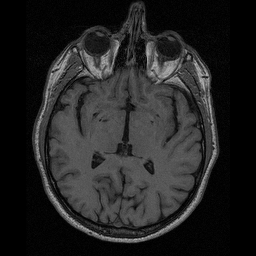
#> input picture data/lab-01-data/brain-slice40.tiff, 256 x 256 px; its folder holds 4 pictures in this run
$ jupyter execute --allow-errors lab_01_segmentation-good.ipynb   (shell and % lines are left out)
#> lines starting #> are read from the running program, lines starting #| are printed output that depends on the picture; after the words box and inside, x2 and y2 are one past the last pixel; in counts of white or black regions, pixels touching at a corner belong together
# [IAPR 2020:][iapr2020] Lab 1 ‒  Image segmentation

**Author:** first name and last name
**Due date:** 26.03.2020

[iapr2018]: https://github.com/LTS5/iapr-2020

## Extract relevant data
We first need to extract the `lab-01-data.tar.gz` archive.
To this end, we use the [tarfile] module from the Python standard library.

[tarfile]: https://docs.python.org/3.6/library/tarfile.html

[cell 1]
import tarfile
import os

data_base_path = os.path.join(os.pardir, 'data')
data_folder = 'lab-01-data'
tar_path = os.path.join(data_base_path, data_folder + '.tar.gz')
#> (the rest of this cell did not finish here and is left out)

## Part 1: Brain segmentation

Your goal: compute the size of the brain (in pixels) in a 2D image of a human head taken by Magnetic Resonance Imaging (MRI).
* Try as many methods as you can, the more the better.
* At least region growing and contour detection.

### 1.1 Brain image visualization

[cell 2]
import numpy as np

[cell 3]
import skimage.io, skimage.measure
import matplotlib.pyplot as plt

# Load image
data_path = os.path.join(data_base_path, data_folder)
brain_im = skimage.io.imread(os.path.join(data_path, 'brain-slice40.tiff'))
#> brain_im is the input picture: shape (256, 256); min 0, max 189, mean 35.2
im_h, im_w = brain_im.shape
#> im_h = 256; im_w = 256

fig, ax = plt.subplots(1, 1, figsize=(6, 6))
ax.imshow(brain_im, cmap='gray')
ax.set_title('MRI brain image ({} px, {} px)'.format(im_h, im_w))
ax.axis('off')
plt.plot([80],[157], marker="x")
plt.show()
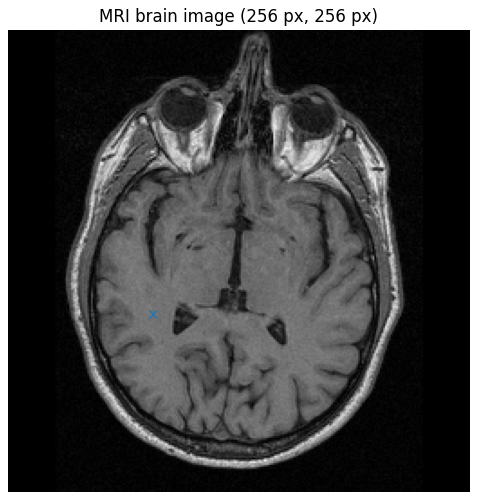
#> figure drawn by matplotlib, 1 panel

### 1.2 Region growing
We implement region growing by first thresholding the image (this replaces the homogeneity criterion), and then growing the region starting from an origin point manually selected.

First, threshold the image:

[cell 4]
# Manually chosen point of reference in the brain region
orig = [157, 80]
# reference intensity around this point
base_lev = np.mean(brain_im[152:162,75:85])
#> base_lev = 85.92
thresh = 20
# min_thresh = base_lev - 30
# max_thresh = base_lev + 20

# threshold image around reference intensity
mask = np.logical_and(brain_im >= base_lev - thresh, brain_im <= base_lev + thresh)
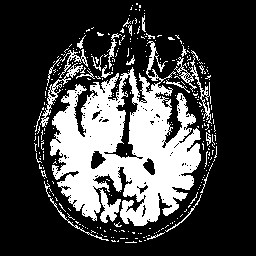
#> mask: shape (256, 256) bool; 26% white; 297 white regions (271 under 20 px), largest, box (x1, y1, x2, y2) and area: (50, 41, 201, 226) 13866, (174, 50, 212, 124) 422, (40, 63, 83, 127) 362

Display the thresholded image:

[cell 5]
fig, ax = plt.subplots(1, 1, figsize=(6, 6))
ax.imshow(brain_im, cmap='gray')
ax.imshow(mask)
ax.set_title('MRI brain image ({} px, {} px)'.format(im_h, im_w))
ax.axis('off')
plt.plot([orig[1]],[orig[0]], marker="x")
plt.show()

Now, grow region starting from reference point:

[cell 6]
to_be_explored = [tuple(orig)]
explored = set()
brain = set()
#> (the rest of this cell did not finish here and is left out)

Display the grown brain region:

[cell 7]
fig, axs = plt.subplots(1, 2, figsize=(12, 6))

# display original image
axs[0].imshow(brain_im, cmap='gray')
axs[0].set_title('MRI brain image ({} px, {} px)'.format(im_h, im_w))
axs[0].axis('off')

# display grown brain region
#> (the rest of this cell did not finish here and is left out)

As we can see, the brain is almost perfect but for a small region between the nose and eye. Let's look at this region in more detail.

[cell 8]
fig, axs = plt.subplots(1, 2, figsize=(12, 6))

# display original image
axs[0].imshow(brain_im, cmap='gray')
axs[0].set_title('MRI brain image - zoom')
axs[0].plot([158], [83], marker='x')
axs[0].axis('off')
axs[0].set_xlim((140, 170))
axs[0].set_ylim((100, 50))

# display grown brain region
#> (the rest of this cell did not finish here and is left out)

Apparently this extra region added to the brain is due to one single pixel that connects it to the brain.

This problem might possibly be removed by tuning the threshold, but this would have to be done by hand and would not be robust.

However, knowing the structure of the brain, it is reasonable to suppose that the brain is only made of (relatively) thick parts. Therefore we can decide that any pixel that is the only connection between two regions of the brain should be removed, thus disconnecting the regions.

To implement this, we use the function skimage.measure.label, which labels each pixel with a region id (one region id per connected region of equal values).
We try removing each pixel of the brain, and count the connected regions resulting from this removal. If one additional region is created by removing the pixel, then the pixel is permanently removed from the brain.
Finally we keep only the main brain region (the one that contains the reference point).

[cell 9]
# function that counts the number of connected regions:
def nb_labels(mask):
    ls = set()
    labs = skimage.measure.label(mask)
    for l in (j for line in labs for j in line):
        ls.add(l)
    return len(ls)

#> (a cell that did not finish here is left out)

So far their are only two regions (brain and non-brain).

Now we remove from brain_mask_connected the pixels that connect two distinct regions.

[cell 11]
for (i,j) in brain:
    save_val = brain_mask[i,j]
    # try removing pixel (i,j)
    brain_mask[i,j] = False
    # count resulting regions
    n_reg = nb_labels(brain_mask)
    if n_reg > 2:   # in this case the pixel removal increased the number of regions
        # remove this pixel
        brain_mask_connected[i,j] = False
    else:
        # keep this pixel
        brain_mask_connected[i,j] = save_val
    # restore original brain_mask
    brain_mask[i,j] = save_val

Now, label the resulting connected regions and only retain the one that contains the reference pixel.

#> (a cell that did not finish here is left out)

[cell 13]
fig, axs = plt.subplots(1, 2, figsize=(12, 6))

# display original image
axs[0].imshow(brain_im, cmap='gray')
axs[0].set_title('Original MRI brain image')
axs[0].axis('off')

# display grown brain region
#> (the rest of this cell did not finish here and is left out)

Finally, compute the size of the brain:

#> (a cell that did not finish here is left out)

### 1.3 Contour detection
Add your implementation and discussion

### 1.4 Additional method(s)
Add your implementation and discussion

## Part 2: Shape/color segmentation

You will find hereafter three pictures taken under three different illuminations, containing some shapes with different colors. We ask you to create a routine to:

1. Count the number of shapes of each color.
2. Compute the total area (in pixels) of each color.

Please note that one specific challenge is to be robust to illumination changes. Therefore some kind of intensity normalization should probably be used.

**Note:** the routine(s) that you will write for this exercise will be useful for the final project as well, so pay special attention to it.

### 2.1 Visualization

[cell 15]
from scipy.signal import argrelextrema

[cell 16]
data_path =  os.path.join(os.pardir, 'data', 'lab-01-data')

[cell 17]
# Load images
im_names = ['arena-shapes-01', 'arena-shapes-02', 'arena-shapes-03']
filenames = [os.path.join(data_path, name) + '.png' for name in im_names]
ic = skimage.io.imread_collection(filenames)
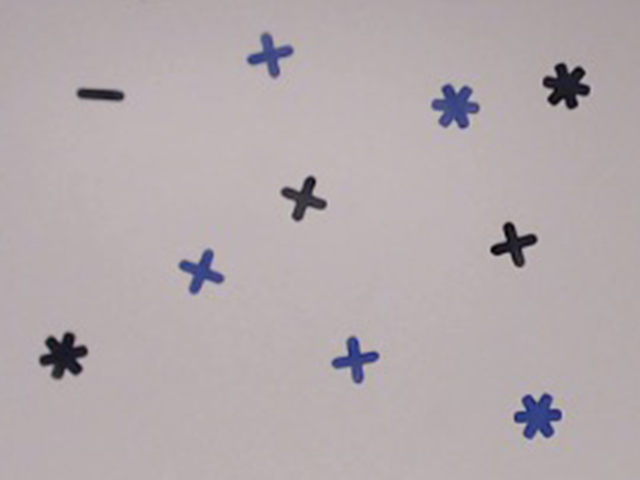
#> input picture data/lab-01-data/arena-shapes-01.png, 640 x 480 px
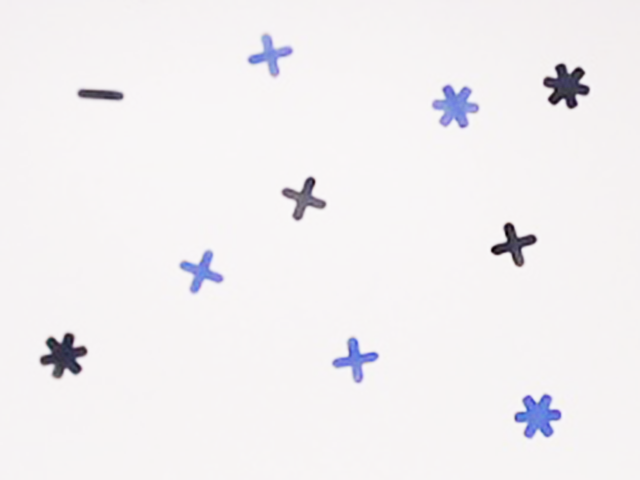
#> input picture data/lab-01-data/arena-shapes-02.png, 640 x 480 px
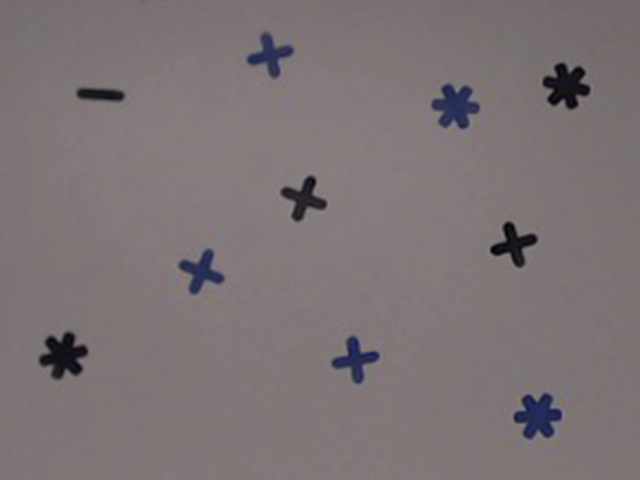
#> input picture data/lab-01-data/arena-shapes-03.png, 640 x 480 px
#> ic = 3 items
images = skimage.io.concatenate_images(ic)
print('Number of images: ', images.shape[0])
#| Number of images:  3
print('Image size: {}, {} '.format(images.shape[1], images.shape[2]))
#| Image size: 480, 640
print('Number of color channels: ', images.shape[-1])
#| Number of color channels:  3

[cell 18]
# Plot images
fig, axes = plt.subplots(1, 3, figsize=(12, 12))
for ax, im, nm in zip(axes.ravel(), images, im_names):
    ax.imshow(im)
    ax.axis('off')
    ax.set_title(nm)
#> this loop made 3 passes
#> nm on passes 1 to 3: 'arena-shapes-01', 'arena-shapes-02', 'arena-shapes-03'
plt.show()

[cell 19]
im2 = np.array([[v for v in l] for l in im])
#> im2 is the input picture: shape (480, 640, 3); mean R, G, B 123.8, 115.2, 117.3

[cell 20]
im2[350:360, 55:65, :] = 255
#> im2: shape (480, 640, 3); 0.03% of pixels changed, all inside (x1, y1, x2, y2) = (55, 350, 65, 360)
plt.figure()
plt.imshow(im2)
plt.plot([61], [355], marker="x")
plt.plot([200], [269], marker="x")
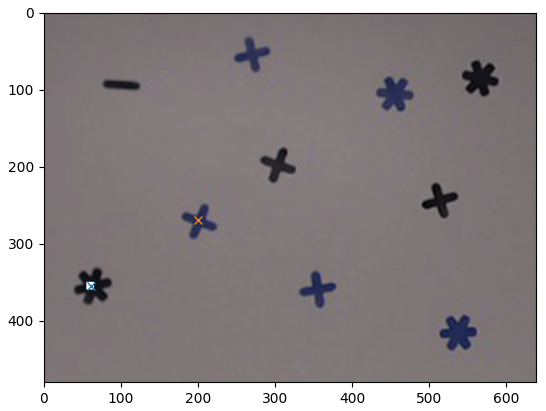
#> figure drawn by matplotlib, 1 panel

[cell 21]
black = (355, 61)
blue = (269, 200)

[cell 22]
from skimage import exposure

def normalize(im):
    # Contrast stretching
    p2, p98 = np.percentile(im, (2, 98))
    # p21, p981 = np.percentile(images[1], (3, 98))
    newim = exposure.rescale_intensity(im, in_range=(p2, p98))
    # newim2 = exposure.rescale_intensity(images[1], in_range=(p21, p981))

    # Plot images
    plt.figure()
    plt.imshow(newim, cmap='gist_rainbow') # 'gray'
    # ax[0].set_title('arena-shapes-01')

    # a.axis('off')
    # fig.tight_layout()

    # plt.show()
    return newim

[cell 23]
# im = normalize(images[0])
im = images[2]
print(im.shape)
#| (480, 640, 3)
im_blue = im[:,:,2]
im_red = im[:,:,0]
im_green = im[:,:,1]

[cell 24]
plt.figure()
plt.imshow(im_blue)

[cell 25]
plt.figure()
nbs, vals, _ = plt.hist(im_blue.flatten(), bins=range(0,256,8))
#> nbs = 31 values, max 151488 at index 14, min 0 at index 22, mean 9909.7; vals = 32 values from 0 to 248
max_bins = []
maxs = []
for i in argrelextrema(nbs, np.less)[0]:
    maxs.append(nbs[i])
    max_bins.append((vals[i] + vals[i+1])/2)
    print(i, nbs[i])
#> this loop made 2 passes
#> i on passes 1 to 2: 6, 12
#| 6 295.0
#| 12 860.0
#> after the loop, max_bins = [52, 100]; maxs = [295, 860]
plt.plot(max_bins, maxs, ls='', marker="x")
plt.ylim(0,2500)
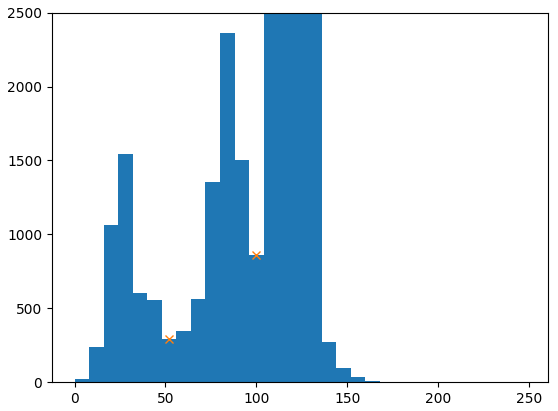
#> figure drawn by matplotlib, 1 panel; tallest bar 151488 high, from x = 112 to 120

[cell 26]
lims = [0] + max_bins
#> lims = [0, 52, 100]
def which(val):
#> called with val = 112
    for i in range(len(lims) - 1):
        if lims[i] <= val <= lims[i+1]:
            return i
#> this loop made 2 passes
    return i+1

[cell 27]
mask = np.array(list(map(which, im_blue.flatten()))).reshape((480, 640))
#> the loop in which (call 2), `for i in range(len(lims) - 1):` made 2 passes
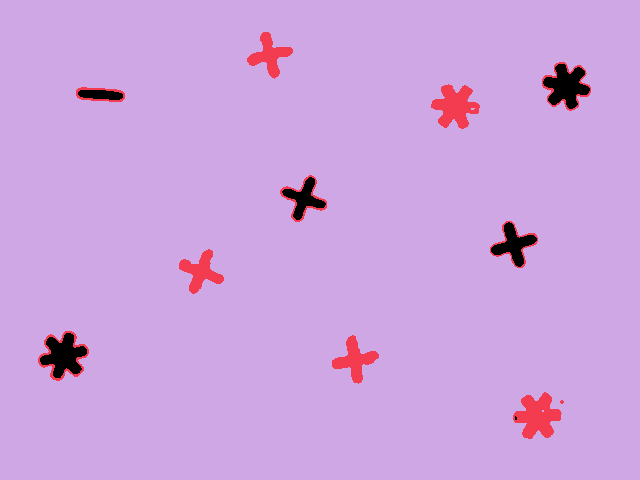
#> mask: shape (480, 640) int64; 3 distinct labels, from 0 to 2; one colour per label, 0 black

[cell 28]
plt.figure()
plt.imshow(mask)

[cell 29]
black_lab = mask[black]
#> black_lab = 0
blue_lab = mask[blue]
#> blue_lab = 1

[cell 30]
plt.figure()
plt.imshow(mask==black_lab)

[cell 31]
plt.figure()
plt.imshow(mask==blue_lab)
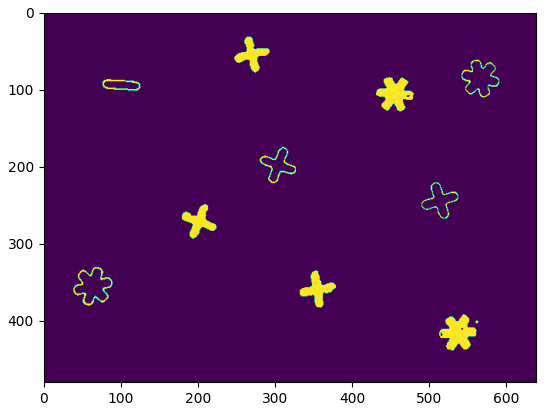
#> figure drawn by matplotlib, 1 panel

[cell 32]
flattened = im.reshape((480*640, 3))

[cell 33]
flattened#.reshape((480*640, 3))#.shape

[cell 34]
for x in im:
    for y in x:
        for v in y:
            print(v)
#> this loop made 480 passes
#> (printed output is left out)

[cell 35]
plt.figure()
plt.hist((im_blue + 300*im_red).flatten(), bins=30)   #  + 9000*im_green
#plt.ylim(0,20000)
#> figure, not shown here; tallest bar 149649 high, from x = 37599.6 to 39034.2

[cell 36]
plt.figure()
plt.hist((im_blue-im_red-im_green).flatten(), bins=30)
plt.ylim(0,20000)
#> figure, not shown here; tallest bar 185057 high, from x = 127.5 to 136

[cell 37]
plt.figure()
plt.hist((im_blue-im_red).flatten(), bins=15)
plt.ylim(0,20000)
#> figure, not shown here; tallest bar 292975 high, from x = 238 to 255

[cell 38]
plt.figure()
plt.hist((im_blue-im_green).flatten(), bins=15)
plt.ylim(0,20000)
#> figure, not shown here; tallest bar 267997 high, from x = 0 to 17

[cell 39]
plt.hist(im_green.flatten(), bins=15)
#> figure, not shown here; tallest bar 203175 high, from x = 117 to 126

[cell 40]
plt.hist(im_red.flatten(), bins=15)
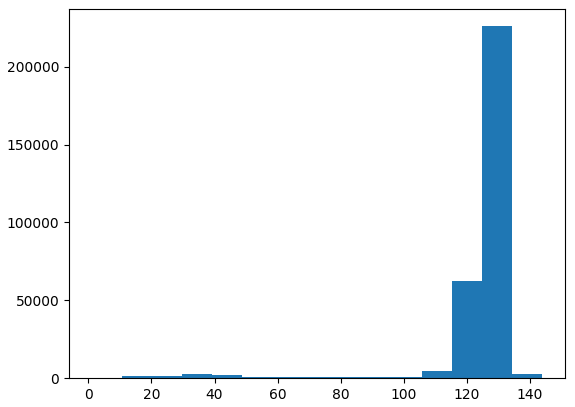
#> figure drawn by matplotlib, 1 panel; tallest bar 225942 high, from x = 124.9 to 134.5
